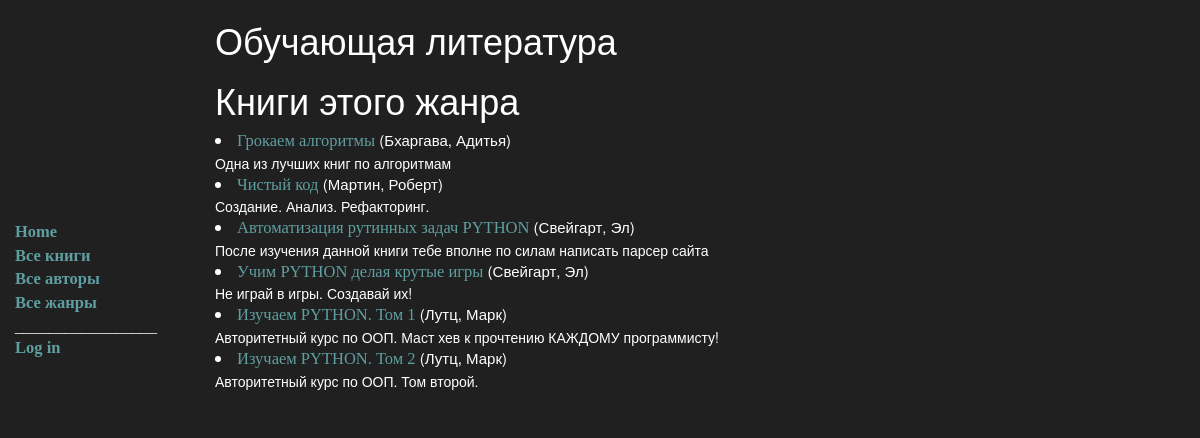
Page /catalog/genre/1 on the committed database.
### catalog/models.py (models this page shows, shortened)
class Genre(models.Model):   # Модель жанра книги
    name = models.CharField(max_length=200, help_text="Введите жанр книги (например, научная фантастика, "
                                                      "документальная литература)")
    def __str__(self):   # Возвращает название жанра в удобочитаемом виде
        return self.name

class Book(models.Model):
    title = models.CharField(max_length=200)
    author = models.ForeignKey(Author, on_delete=models.SET_NULL, null=True)
    summary = models.TextField(max_length=1000, help_text="Введите краткое описание книги.")
    isbn = models.CharField('ISBN', max_length=13, help_text='13 Character <a href="https://www.isbn-international'
                                                             '.org/content/what-isbn">ISBN number</a>')
    genre = models.ManyToManyField(Genre, help_text="Выберите жанр этой книги.")
    def get_absolute_url(self):   # Возвращает URL-адрес для доступа к определенной книге
        return reverse('book-detail', args=[str(self.id)])
    def display_genre(self):   # Создает строку для жанра. Это необходимо для отображения жанра в администраторе.
        return ', '.join(
            [
                genre.name for genre in self.genre.all()[:3]
             ]
        )
    display_genre.short_description = 'Genre'

class Author(models.Model):
    first_name = models.CharField(max_length=100)
    last_name = models.CharField(max_length=100)
    date_of_birth = models.DateField(null=True, blank=True)
    date_of_death = models.DateField('Died', null=True, blank=True)
    def __str__(self):
        return f'{self.last_name}, {self.first_name}'

### catalog/views.py (the view)
# urls.py: url(r'^genre/(?P<pk>\d+)$', views.GenreDetailView.as_view(), name='genre-detail'),
class GenreDetailView(generic.DetailView):
    model = Genre

### catalog/templates/catalog/genre_detail.html (shortened to what this page needs)
{% extends "base_generic.html" %}
{% block content %}
<h1>{{ genre }} </h1>
	<h1>Книги этого жанра</h1>
	<dl>
		{% for book in genre.book_set.all %}
  		<li><a href="{{ book.get_absolute_url }}">{{ book.title }}</a> ({{book.author}})</li>
		<dd>{{book.summary}}</dd>
		{% empty %}
		<p>Нет книг в этом жанре</p>
		{% endfor %}
	</dl>
{% endblock %}

### catalog/templates/base_generic.html (style rules this page uses)
body { background: rgb(32,32,32); }
h1 { color: White; }
a { color: rgb(95, 158, 160); font-size: 16.5px; font-family: Verdana }
li { color: White; font-size: 15px; }
dd { color: White; }

### rows in the picture
Genre: name "Обучающая литература"
Book: title "Грокаем алгоритмы", author "Бхаргава, Адитья", summary "Одна из лучших книг по алгоритмам"
Book: title "Чистый код", author "Мартин, Роберт", summary "Создание. Анализ. Рефакторинг."
Book: title "Автоматизация рутинных задач PYTHON", author "Свейгарт, Эл", summary "После изучения данной книги тебе вполне по силам написать парсер сайта"
Book: title "Учим PYTHON делая крутые игры", author "Свейгарт, Эл", summary "Не играй в игры. Создавай их!"
Book: title "Изучаем PYTHON. Том 1", author "Лутц, Марк", summary "Авторитетный курс по ООП. Маст хев к прочтению КАЖДОМУ программисту!"
Book: title "Изучаем PYTHON. Том 2", author "Лутц, Марк", summary "Авторитетный курс по ООП. Том второй."
